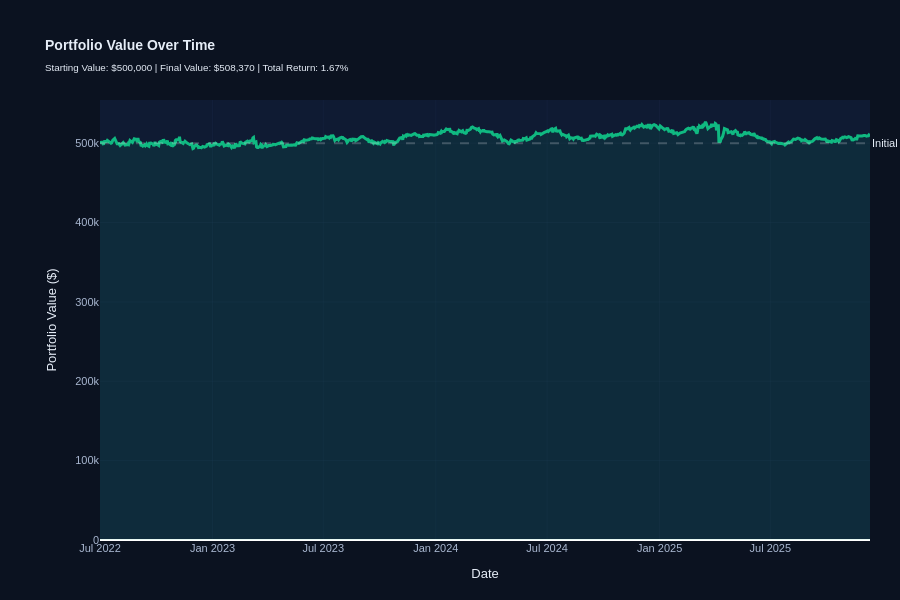
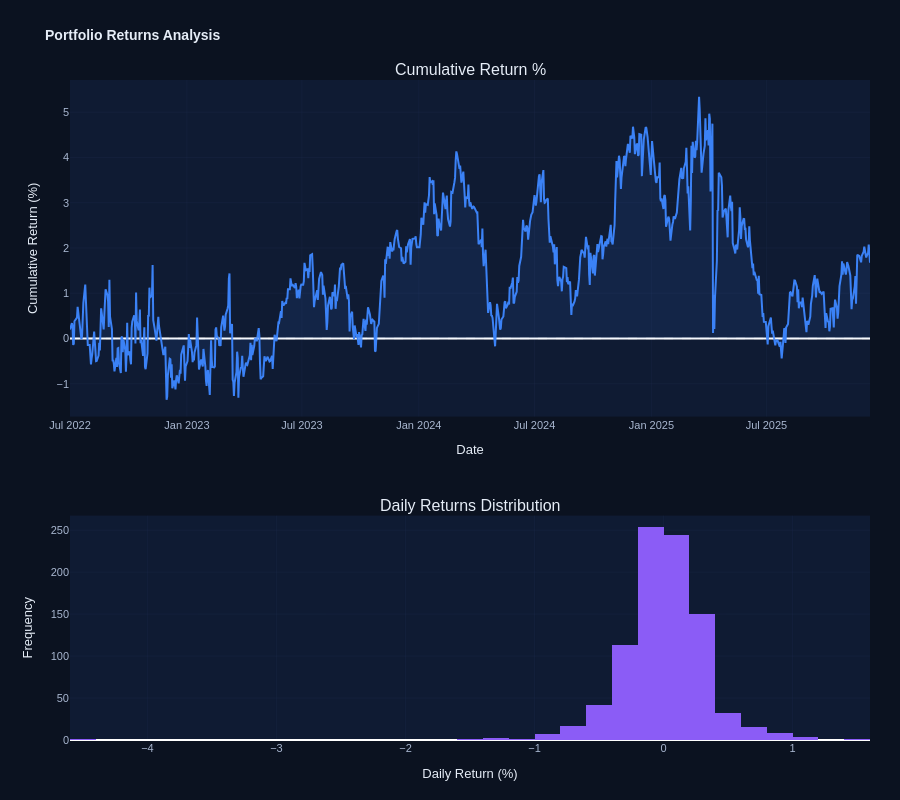

The cell these charts' notebook holds for them, in order:
### Code cell
# Portfolio value evolution and returns analysis
print("="*80)
print("PORTFOLIO VALUE & RETURNS ANALYSIS")
print("="*80)

# Portfolio size ($500K - margin account, capital deployed: 50% long + 50% short = 100% leverage)
PORTFOLIO_SIZE = 500_000

# Calculate daily portfolio returns from L-S strategy
portfolio_returns = ls_performance.copy()

# Calculate portfolio value over time
portfolio_value = PORTFOLIO_SIZE * (1 + portfolio_returns).cumprod()

# Summary statistics
initial_value = PORTFOLIO_SIZE
final_value = portfolio_value.iloc[-1]
total_return_dollars = final_value - initial_value
total_return_pct = (final_value / initial_value - 1) * 100

# Daily statistics
mean_daily_ret = portfolio_returns.mean()
std_daily_ret = portfolio_returns.std()
sharpe_ratio = mean_daily_ret / std_daily_ret * np.sqrt(252) if std_daily_ret > 0 else 0

# Drawdown analysis
cumulative_returns = (1 + portfolio_returns).cumprod()
running_max = cumulative_returns.expanding().max()
drawdown = (cumulative_returns - running_max) / running_max
max_drawdown = drawdown.min()

print(f"""
💰 PORTFOLIO PERFORMANCE SUMMARY (Starting with ${PORTFOLIO_SIZE:,.0f})
═════════════════════════════════════════════════════════════════════════════

FINAL RESULTS:
  Initial Portfolio Value:  ${initial_value:>15,.0f}
  Final Portfolio Value:    ${final_value:>15,.0f}
  Total Return ($):         ${total_return_dollars:>15,.0f}
  Total Return (%):         {total_return_pct:>15.2f}%

PERFORMANCE METRICS:
  Mean Daily Return:        {mean_daily_ret*100:>15.4f}%
  Daily Std Deviation:      {std_daily_ret*100:>15.4f}%
  Sharpe Ratio (annual):    {sharpe_ratio:>15.3f}
  Max Drawdown:             {max_drawdown*100:>15.2f}%
  
  Backtest Period:          {portfolio_returns.index.min().date()} to {portfolio_returns.index.max().date()}
  Trading Days:             {len(portfolio_returns):>15,.0f}

═════════════════════════════════════════════════════════════════════════════
""")

# Monthly returns table
portfolio_value_df = pd.DataFrame({
    'Portfolio_Value': portfolio_value,
    'Daily_Return': portfolio_returns,
})

# Extract month-end values
monthly_values = portfolio_value_df['Portfolio_Value'].resample('M').last()
monthly_returns = portfolio_value_df['Daily_Return'].resample('M').sum()

print("\n📅 MONTHLY RETURNS (Year-Month: Return $):")
print("-" * 80)
monthly_summary = []
for date, ret in monthly_returns.items():
    ret_dollars = monthly_values.loc[date] - monthly_values.shift(1).loc[date]
    monthly_summary.append({
        'Date': date.strftime('%Y-%m'),
        'Return $': ret_dollars,
        'Return %': ret * 100,
        'Portfolio Value': monthly_values.loc[date]
    })

monthly_df = pd.DataFrame(monthly_summary)
display(monthly_df.tail(12))  # Show last 12 months

# Create portfolio value chart
print("\n📈 Creating portfolio value chart over time...\n")

fig_portfolio = go.Figure()

# Portfolio value line
fig_portfolio.add_trace(go.Scatter(
    x=portfolio_value.index,
    y=portfolio_value.values,
    name='Portfolio Value',
    mode='lines',
    line=dict(color='#10b981', width=3),
    fill='tozeroy',
    fillcolor='rgba(16, 185, 129, 0.1)',
    hovertemplate='<b>%{x|%Y-%m-%d}</b><br>Value: $%{y:,.0f}<extra></extra>'
))

# Add initial value reference line
fig_portfolio.add_hline(y=initial_value, line_dash="dash", line_color="rgba(255,255,255,0.2)", 
                       annotation_text="Initial", annotation_position="right")

fig_portfolio.update_layout(
    title=f'<b>Portfolio Value Over Time</b><br><sub>Starting Value: ${initial_value:,.0f} | Final Value: ${final_value:,.0f} | Total Return: {total_return_pct:.2f}%</sub>',
    xaxis_title='Date',
    yaxis_title='Portfolio Value ($)',
    height=600,
    hovermode='x unified',
    plot_bgcolor=THEME_COLORS['panel'],
    paper_bgcolor=THEME_COLORS['bg'],
    font=dict(family="Arial, sans-serif", size=11, color=THEME_COLORS['text']),
    margin=dict(l=100, r=30, t=100, b=60),
    title_font=dict(size=14, color=THEME_COLORS['text'])
)

fig_portfolio.update_xaxes(
    gridcolor=THEME_COLORS['grid'],
    tickfont=dict(color=THEME_COLORS['muted']),
    showspikes=True, spikemode='across', spikethickness=1.5,
    spikecolor=THEME_COLORS['spike']
)
fig_portfolio.update_yaxes(
    gridcolor=THEME_COLORS['grid'],
    tickfont=dict(color=THEME_COLORS['muted']),
    showspikes=True, spikethickness=1.5,
    spikecolor=THEME_COLORS['spike']
)

print("✅ Displaying portfolio value chart")
fig_portfolio.show()

# Create dual chart: cumulative return % and daily returns distribution
fig_dual = make_subplots(
    rows=2, cols=1,
    subplot_titles=("Cumulative Return %", "Daily Returns Distribution"),
    vertical_spacing=0.15,
    row_heights=[0.6, 0.4]
)

# Top: Cumulative return %
cumulative_return_pct = ((portfolio_value / initial_value) - 1) * 100
fig_dual.add_trace(
    go.Scatter(
        x=portfolio_value.index,
        y=cumulative_return_pct.values,
        name='Cumulative Return %',
        mode='lines',
        line=dict(color='#3b82f6', width=2),
        fill='tozeroy',
        fillcolor='rgba(59, 130, 246, 0.1)',
        hovertemplate='<b>%{x|%Y-%m-%d}</b><br>Return: %{y:.2f}%<extra></extra>'
    ),
    row=1, col=1
)

fig_dual.add_hline(y=0, line_dash="dash", line_color="rgba(255,255,255,0.2)", row=1, col=1)

# Bottom: Daily returns distribution
fig_dual.add_trace(
    go.Histogram(
        x=portfolio_returns.values * 100,
        name='Daily Returns %',
        nbinsx=50,
        marker=dict(color='#8b5cf6'),
        hovertemplate='Return Range: %{x:.3f}%<br>Frequency: %{y}<extra></extra>'
    ),
    row=2, col=1
)

fig_dual.update_xaxes(title_text="Date", row=1, col=1)
fig_dual.update_yaxes(title_text="Cumulative Return (%)", row=1, col=1)
fig_dual.update_xaxes(title_text="Daily Return (%)", row=2, col=1)
fig_dual.update_yaxes(title_text="Frequency", row=2, col=1)

fig_dual.update_layout(
    title='<b>Portfolio Returns Analysis</b>',
    height=800,
    plot_bgcolor=THEME_COLORS['panel'],
    paper_bgcolor=THEME_COLORS['bg'],
    font=dict(family="Arial, sans-serif", size=11, color=THEME_COLORS['text']),
    margin=dict(l=70, r=30, t=80, b=60),
    title_font=dict(size=14, color=THEME_COLORS['text']),
    showlegend=False
)

fig_dual.update_xaxes(
    gridcolor=THEME_COLORS['grid'],
    tickfont=dict(color=THEME_COLORS['muted'])
)
fig_dual.update_yaxes(
    gridcolor=THEME_COLORS['grid'],
    tickfont=dict(color=THEME_COLORS['muted'])
)

print("✅ Displaying returns analysis")
fig_dual.show()

print("\n✅ Portfolio value analysis complete")

### Figure 1 — Plotly figure (JSON) as saved in the notebook; plotly's stock layout.template omitted (floating-point values rounded to 4 significant figures; data arrays with more than 128 entries replaced by an {"elided": "..."} marker saying what was removed)
{"data": [{"fill": "tozeroy", "fillcolor": "rgba(16, 185, 129, 0.1)", "hovertemplate": "<b>%{x|%Y-%m-%d}</b><br>Value: $%{y:,.0f}<extra></extra>", "line": {"color": "#10b981", "width": 3}, "mode": "lines", "name": "Portfolio Value", "type": "scatter", "x": {"elided": "892 str values"}, "y": {"elided": "892 float values"}}], "layout": {"annotations": [{"showarrow": false, "text": "Initial", "x": 1, "xanchor": "left", "xref": "x domain", "y": 500000, "yanchor": "middle", "yref": "y"}], "font": {"color": "#e6edf7", "family": "Arial, sans-serif", "size": 11}, "height": 600, "hovermode": "x unified", "margin": {"b": 60, "l": 100, "r": 30, "t": 100}, "paper_bgcolor": "#0b1220", "plot_bgcolor": "#0f1b33", "shapes": [{"line": {"color": "rgba(255,255,255,0.2)", "dash": "dash"}, "type": "line", "x0": 0, "x1": 1, "xref": "x domain", "y0": 500000, "y1": 500000, "yref": "y"}], "title": {"font": {"color": "#e6edf7", "size": 14}, "text": "<b>Portfolio Value Over Time</b><br><sub>Starting Value: $500,000 | Final Value: $508,370 | Total Return: 1.67%</sub>"}, "xaxis": {"gridcolor": "rgba(31, 45, 77, 0.3)", "showspikes": true, "spikecolor": "rgba(119, 184, 255, 0.5)", "spikemode": "across", "spikethickness": 1.5, "tickfont": {"color": "#a9b7d0"}, "title": {"text": "Date"}}, "yaxis": {"gridcolor": "rgba(31, 45, 77, 0.3)", "showspikes": true, "spikecolor": "rgba(119, 184, 255, 0.5)", "spikethickness": 1.5, "tickfont": {"color": "#a9b7d0"}, "title": {"text": "Portfolio Value ($)"}}}}

### Figure 2 — Plotly figure (JSON) as saved in the notebook; plotly's stock layout.template omitted (floating-point values rounded to 4 significant figures; data arrays with more than 128 entries replaced by an {"elided": "..."} marker saying what was removed)
{"data": [{"fill": "tozeroy", "fillcolor": "rgba(59, 130, 246, 0.1)", "hovertemplate": "<b>%{x|%Y-%m-%d}</b><br>Return: %{y:.2f}%<extra></extra>", "line": {"color": "#3b82f6", "width": 2}, "mode": "lines", "name": "Cumulative Return %", "type": "scatter", "x": {"elided": "892 str values"}, "xaxis": "x", "y": {"elided": "892 float values"}, "yaxis": "y"}, {"hovertemplate": "Return Range: %{x:.3f}%<br>Frequency: %{y}<extra></extra>", "marker": {"color": "#8b5cf6"}, "name": "Daily Returns %", "nbinsx": 50, "type": "histogram", "x": {"elided": "892 float values"}, "xaxis": "x2", "yaxis": "y2"}], "layout": {"annotations": [{"font": {"size": 16}, "showarrow": false, "text": "Cumulative Return %", "x": 0.5, "xanchor": "center", "xref": "paper", "y": 1, "yanchor": "bottom", "yref": "paper"}, {"font": {"size": 16}, "showarrow": false, "text": "Daily Returns Distribution", "x": 0.5, "xanchor": "center", "xref": "paper", "y": 0.34, "yanchor": "bottom", "yref": "paper"}], "font": {"color": "#e6edf7", "family": "Arial, sans-serif", "size": 11}, "height": 800, "margin": {"b": 60, "l": 70, "r": 30, "t": 80}, "paper_bgcolor": "#0b1220", "plot_bgcolor": "#0f1b33", "shapes": [{"line": {"color": "rgba(255,255,255,0.2)", "dash": "dash"}, "type": "line", "x0": 0, "x1": 1, "xref": "x domain", "y0": 0, "y1": 0, "yref": "y"}], "showlegend": false, "title": {"font": {"color": "#e6edf7", "size": 14}, "text": "<b>Portfolio Returns Analysis</b>"}, "xaxis": {"anchor": "y", "domain": [0, 1], "gridcolor": "rgba(31, 45, 77, 0.3)", "tickfont": {"color": "#a9b7d0"}, "title": {"text": "Date"}}, "xaxis2": {"anchor": "y2", "domain": [0, 1], "gridcolor": "rgba(31, 45, 77, 0.3)", "tickfont": {"color": "#a9b7d0"}, "title": {"text": "Daily Return (%)"}}, "yaxis": {"anchor": "x", "domain": [0.49, 1], "gridcolor": "rgba(31, 45, 77, 0.3)", "tickfont": {"color": "#a9b7d0"}, "title": {"text": "Cumulative Return (%)"}}, "yaxis2": {"anchor": "x2", "domain": [0, 0.34], "gridcolor": "rgba(31, 45, 77, 0.3)", "tickfont": {"color": "#a9b7d0"}, "title": {"text": "Frequency"}}}}
